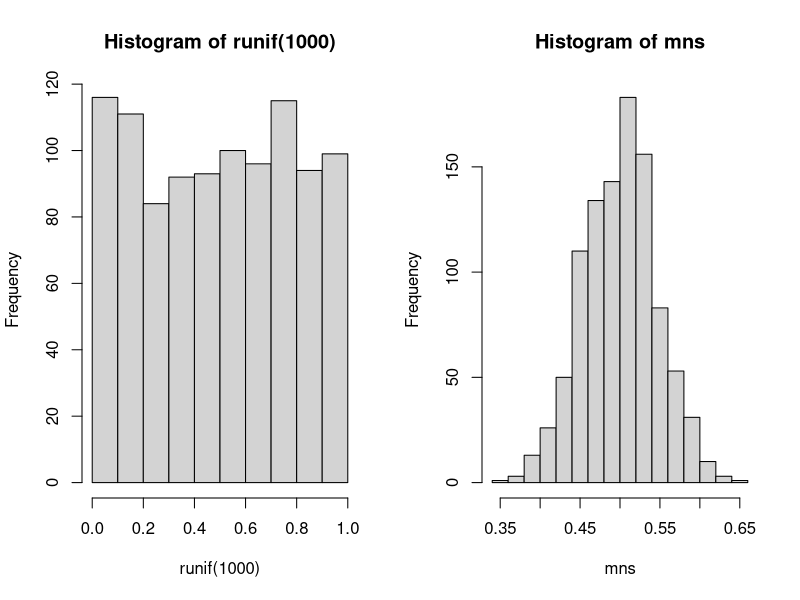

This chart was generated by the following R code:
set.seed(1234)
n <- 40
lambda <- 0.2
simuls <- 1000
exp.dist <- data.frame(x = rexp(simuls * n, lambda))
exp.means <- data.frame(x = apply(matrix(exp.dist$x,simuls),1,mean))

exp.s.mean<- mean(exp.means$x)
exp.s.mean

par(mfcol= c(1,2))

hist(runif(1000))

mns = NULL
for (i  in 1:1000) mns = c(mns,mean(runif(40)))

hist(mns)
